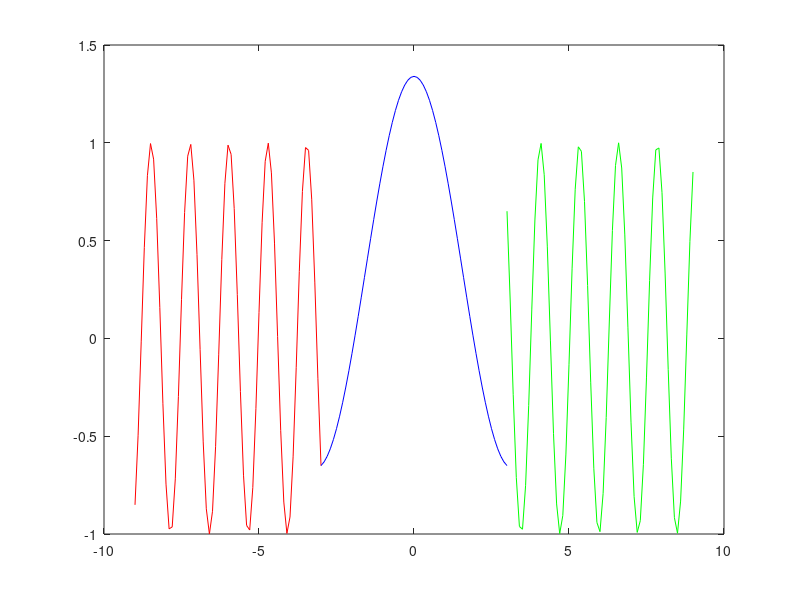

The MATLAB script that drew this image:
t1=-9:0.1:-3;
t2=-3:0.1:3;
t3=3:0.1:9;
y1=sin(5.*t1);
y2=cos(t2)-cos(3)-sin(15);
y3=sin(5.*t3);
plot(t1,y1,'r',t2,y2,'b',t3,y3,'g');
